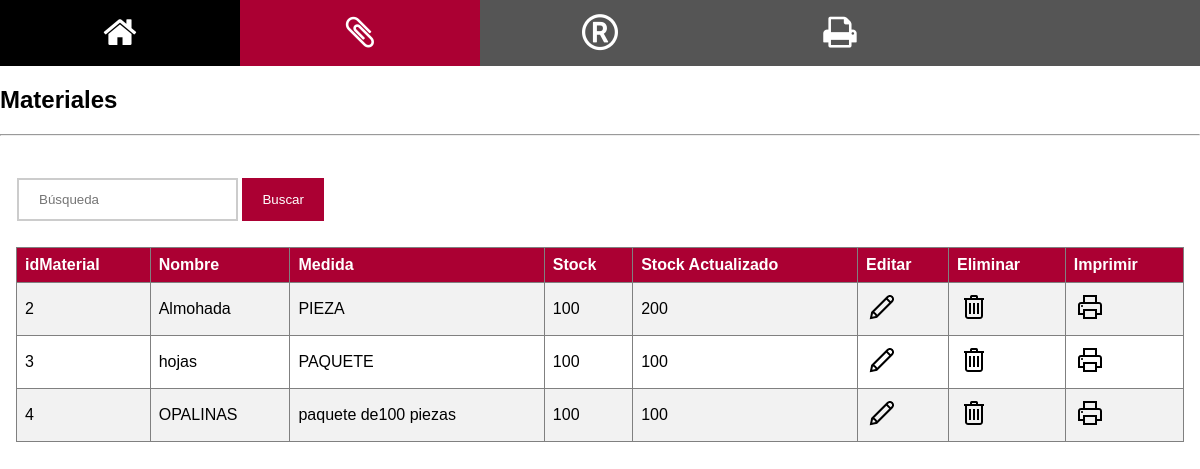
The app's page /crud/materiales/users.php (signed in) with its own data.
### tables this page shows
CREATE TABLE `materiales` (
  `idMaterial` int(11) NOT NULL,
  `nombreMaterial` varchar(255) NOT NULL,
  `medidaMaterial` varchar(50) NOT NULL,
  `stockMaterial` int(11) NOT NULL,
  `stockMaterialActualizado` int(11) NOT NULL
);

### crud/materiales/users.php (the view, shortened to what this page needs)
<?php
	if(isset($_POST['search']))
	{
		$valueToSearh = $_POST['valueToSearh'];
		$query = "SELECT * FROM materiales WHERE nombreMaterial LIKE '%".$valueToSearh."%' OR lastname LIKE '%".$valueToSearh."%'";
		$result = filterRecord($query);
	}
	else
	{
		$query = "SELECT *FROM materiales";
		$result = filterRecord($query);
	}
	function filterRecord($query)
	{
		include("../config.php");
		$filter_result = mysqli_query($mysqli, $query);
		return $filter_result;
	}
?>
<!DOCTYPE html>
<html>
<head>
<link rel="stylesheet" type="text/css" href="../css/mystyle1.css" />
</head>
<body>
<div class="icon-bar">
  <a href="../home.php"><i class="fa fa-home"></i></a>
  <a class="active" href="users.php"><i class="fa fa-paperclip"></i></a>
  <a href="registration.php"><i class="fa fa-registered"></i></a>
  <a href="print_all.php" target="_blank"><i class="fa fa-print"></i></a>
</div>
<link rel="stylesheet" href="https://cdnjs.cloudflare.com/ajax/libs/font-awesome/4.7.0/css/font-awesome.min.css">
<h2>Materiales</h2>
<hr/>
<div class="container">
<form action="" method="POST">
<input type="search" name="valueToSearh" placeholder="Búsqueda">
<button type="submit" class="signupbtn" name="search" >Buscar</button>
</form>
<br />
<?php
echo "<table border='1'>
<tr>
<th>idMaterial</th>
<th>Nombre</th>
<th>Medida</th>
<th>Stock</th>
<th>Stock Actualizado</th>
<th>Editar</th>
<th>Eliminar</th>
<th>Imprimir</th>
</tr>";
while($row = mysqli_fetch_array($result))
{
echo "<tr>";
echo "<td>" . $row['idMaterial'] . "</td>";
echo "<td>" . $row['nombreMaterial'] . "</td>";
echo "<td>" . $row['medidaMaterial'] . "</td>";
echo "<td>" . $row['stockMaterial'] . "</td>";
echo "<td>" . $row['stockMaterialActualizado'] . "</td>";
echo "<td><a href='edit.php?id=".$row['idMaterial']."'><img src='./../images/icons8-Edit-32.png' alt='Edit'></a></td>";
echo "<td><a href='delete.php?id=".$row['idMaterial']."'><img src='./../images/icons8-Trash-32.png' alt='Delete'></a></td>";
echo "<td><a href='print.php?id=".$row['idMaterial']."'><img src='./../images/icons8-Print-32.png' alt='Print'></a></td>";
echo "</tr>";
}
echo "</table>";
?>
</body>
</html>

### crud/css/mystyle1.css (style rules this page uses)
body { font-family: Verdana,sans-serif; margin:0 }
form { border: none; padding-top: 10px; padding-left: 1px; padding-right: 1px; }
input[type=search] { width: auto; padding: 12px 20px; margin: 8px 0; display: inline-block; border: 2px solid #ccc; box-sizing: border-box; }
button { background-color: #ab0033; color: white; padding: 14px 20px; margin: 8px 0; border: none; cursor: pointer; width: auto; }
.container { padding: 16px; }
.icon-bar { width: 100%; background-color: #555; overflow: auto; }
.icon-bar a { float: left; width: 20%; text-align: center; padding: 12px 0; transition: all 0.3s ease; color: white; font-size: 36px; }
.active { background-color: #ab0033 !important; }
.active, .dot:hover { background-color: #717171; }
table { border-collapse: collapse; width: 100%; }
th, td { text-align: left; padding: 8px; }
tr:nth-child(even) { background-color: #f2f2f2 }
th { background-color: #ab0033; color: white; }

### records on screen
materiales: idMaterial "2", nombreMaterial "Almohada", medidaMaterial "PIEZA", stockMaterial "100", stockMaterialActualizado "200"
materiales: idMaterial "3", nombreMaterial "hojas", medidaMaterial "PAQUETE", stockMaterial "100", stockMaterialActualizado "100"
materiales: idMaterial "4", nombreMaterial "OPALINAS", medidaMaterial "paquete de100 piezas", stockMaterial "100", stockMaterialActualizado "100"
